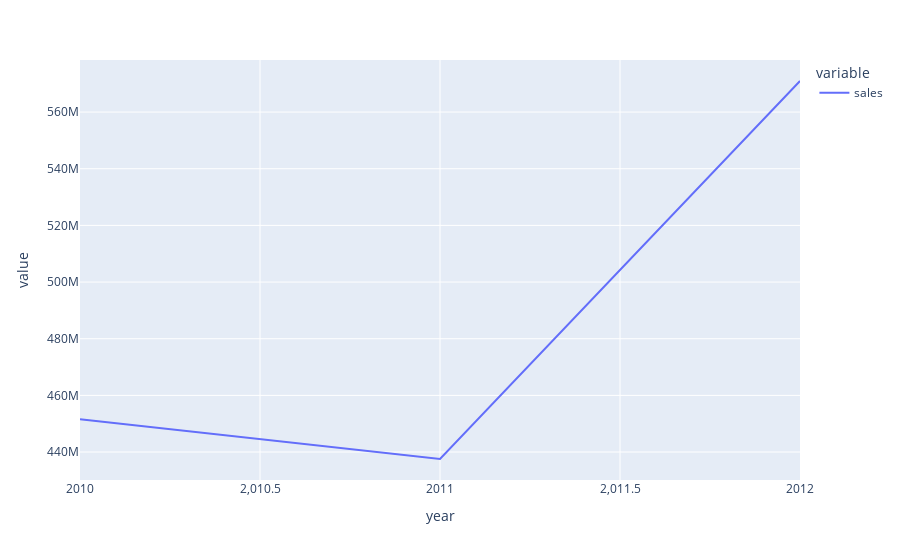

Notebook code cell kept with this figure:
### Code cell
# 看每年销量的变化（额外）
new_total2 = new_total.groupby("year").sum()
new_total2.plot()

### Figure 1 — Plotly figure (JSON) as saved in the notebook; plotly's stock layout.template omitted (floating-point values rounded to 4 significant figures)
{"data": [{"hovertemplate": "variable=sales<br>year=%{x}<br>value=%{y}<extra></extra>", "legendgroup": "sales", "line": {"color": "#636efa", "dash": "solid"}, "mode": "lines", "name": "sales", "orientation": "v", "showlegend": true, "type": "scatter", "x": [2010, 2011, 2012], "xaxis": "x", "y": [451582950, 437544861, 570961828], "yaxis": "y"}], "layout": {"legend": {"title": {"text": "variable"}, "tracegroupgap": 0}, "margin": {"t": 60}, "xaxis": {"anchor": "y", "domain": [0, 1], "title": {"text": "year"}}, "yaxis": {"anchor": "x", "domain": [0, 1], "title": {"text": "value"}}}}
